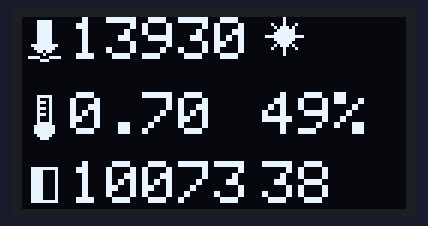
This sketch was run on a simulated Arduino Uno, built with avr-gcc and run on an emulated ATmega328P. Parts: 128×64 one-colour display. The display library's start-up logo is not drawn; random numbers use the default seed unless the sketch sets one.

Above: at 2.1 s.
At 12.2 s:
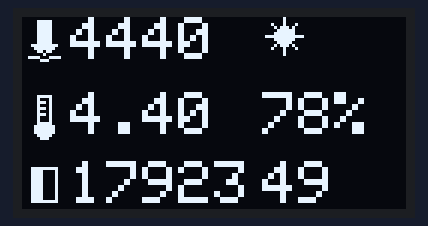
At 32.2 s:
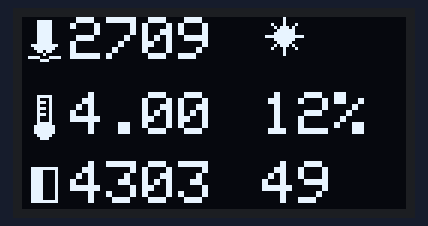
At 62.3 s:
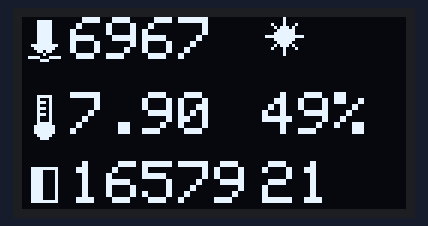
At 92.4 s:
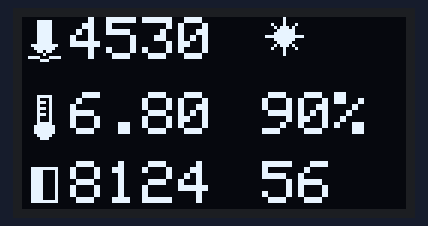
At 122.5 s:
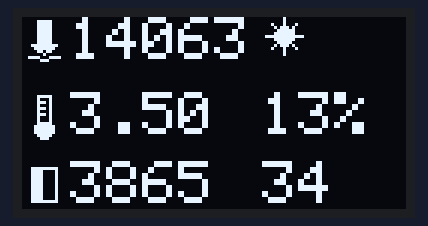

Measured:
- what the display in image 0 shows lasts 10.0 s, from 2.1 s to 12.1 s

The sketch:

WeatherDisplay.ino
```cpp
#include <WeatherDisplay.h>
WeatherDisplay weatherDisplay = WeatherDisplay();
void setup()   {
  weatherDisplay.init();
}


void loop() {
  double temperature = random(100);
  temperature = temperature / 10;

  int humidity = random(100);

  int light = random(20000);

  int wind = random(60);

  int pressure = random(15000);

  int rain = random(1);
  weatherDisplay.displayData(temperature, humidity, light, wind, pressure, rain);
  delay(10000);
}
```
